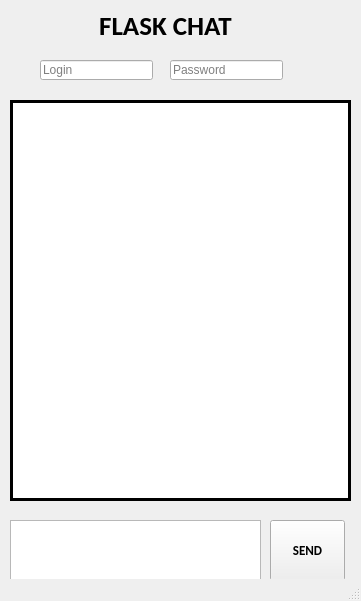
<?xml version="1.0" encoding="UTF-8"?>
<ui version="4.0">
 <class>MainWindow</class>
 <widget class="QMainWindow" name="MainWindow">
  <property name="geometry">
   <rect>
    <x>0</x>
    <y>0</y>
    <width>361</width>
    <height>601</height>
   </rect>
  </property>
  <property name="windowTitle">
   <string>Chat client</string>
  </property>
  <property name="windowIcon">
   <iconset>
    <normaloff>sm.png</normaloff>sm.png</iconset>
  </property>
  <widget class="QWidget" name="centralwidget">
   <widget class="QLabel" name="label">
    <property name="geometry">
     <rect>
      <x>90</x>
      <y>10</y>
      <width>151</width>
      <height>31</height>
     </rect>
    </property>
    <property name="palette">
     <palette>
      <active>
       <colorrole role="Text">
        <brush brushstyle="SolidPattern">
         <color alpha="255">
          <red>0</red>
          <green>0</green>
          <blue>0</blue>
         </color>
        </brush>
       </colorrole>
       <colorrole role="ButtonText">
        <brush brushstyle="SolidPattern">
         <color alpha="255">
          <red>0</red>
          <green>0</green>
          <blue>0</blue>
         </color>
        </brush>
       </colorrole>
       <colorrole role="ToolTipText">
        <brush brushstyle="SolidPattern">
         <color alpha="255">
          <red>0</red>
          <green>0</green>
          <blue>0</blue>
         </color>
        </brush>
       </colorrole>
      </active>
      <inactive>
       <colorrole role="Text">
        <brush brushstyle="SolidPattern">
         <color alpha="255">
          <red>0</red>
          <green>0</green>
          <blue>0</blue>
         </color>
        </brush>
       </colorrole>
       <colorrole role="ButtonText">
        <brush brushstyle="SolidPattern">
         <color alpha="255">
          <red>0</red>
          <green>0</green>
          <blue>0</blue>
         </color>
        </brush>
       </colorrole>
       <colorrole role="ToolTipText">
        <brush brushstyle="SolidPattern">
         <color alpha="255">
          <red>0</red>
          <green>0</green>
          <blue>0</blue>
         </color>
        </brush>
       </colorrole>
      </inactive>
      <disabled>
       <colorrole role="Text">
        <brush brushstyle="SolidPattern">
         <color alpha="255">
          <red>120</red>
          <green>120</green>
          <blue>120</blue>
         </color>
        </brush>
       </colorrole>
       <colorrole role="ButtonText">
        <brush brushstyle="SolidPattern">
         <color alpha="255">
          <red>120</red>
          <green>120</green>
          <blue>120</blue>
         </color>
        </brush>
       </colorrole>
       <colorrole role="ToolTipText">
        <brush brushstyle="SolidPattern">
         <color alpha="255">
          <red>0</red>
          <green>0</green>
          <blue>0</blue>
         </color>
        </brush>
       </colorrole>
      </disabled>
     </palette>
    </property>
    <property name="font">
     <font>
      <family>Calibri</family>
      <pointsize>20</pointsize>
      <weight>75</weight>
      <bold>true</bold>
     </font>
    </property>
    <property name="autoFillBackground">
     <bool>false</bool>
    </property>
    <property name="frameShadow">
     <enum>QFrame::Raised</enum>
    </property>
    <property name="lineWidth">
     <number>0</number>
    </property>
    <property name="text">
     <string>FLASK CHAT</string>
    </property>
    <property name="alignment">
     <set>Qt::AlignCenter</set>
    </property>
   </widget>
   <widget class="QLineEdit" name="login_field">
    <property name="geometry">
     <rect>
      <x>40</x>
      <y>60</y>
      <width>113</width>
      <height>20</height>
     </rect>
    </property>
    <property name="placeholderText">
     <string>Login</string>
    </property>
   </widget>
   <widget class="QLineEdit" name="password_field">
    <property name="geometry">
     <rect>
      <x>170</x>
      <y>60</y>
      <width>113</width>
      <height>20</height>
     </rect>
    </property>
    <property name="echoMode">
     <enum>QLineEdit::Password</enum>
    </property>
    <property name="placeholderText">
     <string>Password</string>
    </property>
   </widget>
   <widget class="QTextBrowser" name="textBrowser">
    <property name="geometry">
     <rect>
      <x>10</x>
      <y>100</y>
      <width>341</width>
      <height>401</height>
     </rect>
    </property>
    <property name="frameShape">
     <enum>QFrame::Panel</enum>
    </property>
    <property name="frameShadow">
     <enum>QFrame::Plain</enum>
    </property>
    <property name="lineWidth">
     <number>3</number>
    </property>
    <property name="html">
     <string>&lt;!DOCTYPE HTML PUBLIC &quot;-//W3C//DTD HTML 4.0//EN&quot; &quot;http://www.w3.org/TR/REC-html40/strict.dtd&quot;&gt;
&lt;html&gt;&lt;head&gt;&lt;meta name=&quot;qrichtext&quot; content=&quot;1&quot; /&gt;&lt;style type=&quot;text/css&quot;&gt;
p, li { white-space: pre-wrap; }
&lt;/style&gt;&lt;/head&gt;&lt;body style=&quot; font-family:'MS Shell Dlg 2'; font-size:8.25pt; font-weight:400; font-style:normal;&quot;&gt;
&lt;p style=&quot;-qt-paragraph-type:empty; margin-top:0px; margin-bottom:0px; margin-left:0px; margin-right:0px; -qt-block-indent:0; text-indent:0px;&quot;&gt;&lt;br /&gt;&lt;/p&gt;&lt;/body&gt;&lt;/html&gt;</string>
    </property>
   </widget>
   <widget class="QTextEdit" name="textEdit">
    <property name="geometry">
     <rect>
      <x>10</x>
      <y>520</y>
      <width>251</width>
      <height>61</height>
     </rect>
    </property>
   </widget>
   <widget class="QPushButton" name="sendButton">
    <property name="geometry">
     <rect>
      <x>270</x>
      <y>520</y>
      <width>75</width>
      <height>61</height>
     </rect>
    </property>
    <property name="font">
     <font>
      <family>Calibri</family>
      <pointsize>10</pointsize>
      <weight>75</weight>
      <bold>true</bold>
     </font>
    </property>
    <property name="cursor">
     <cursorShape>PointingHandCursor</cursorShape>
    </property>
    <property name="autoFillBackground">
     <bool>false</bool>
    </property>
    <property name="text">
     <string>SEND</string>
    </property>
    <property name="iconSize">
     <size>
      <width>64</width>
      <height>64</height>
     </size>
    </property>
    <property name="default">
     <bool>false</bool>
    </property>
    <property name="flat">
     <bool>false</bool>
    </property>
   </widget>
  </widget>
  <widget class="QStatusBar" name="statusbar"/>
 </widget>
 <tabstops>
  <tabstop>login_field</tabstop>
  <tabstop>password_field</tabstop>
  <tabstop>textEdit</tabstop>
  <tabstop>sendButton</tabstop>
  <tabstop>textBrowser</tabstop>
 </tabstops>
 <resources/>
 <connections/>
</ui>
